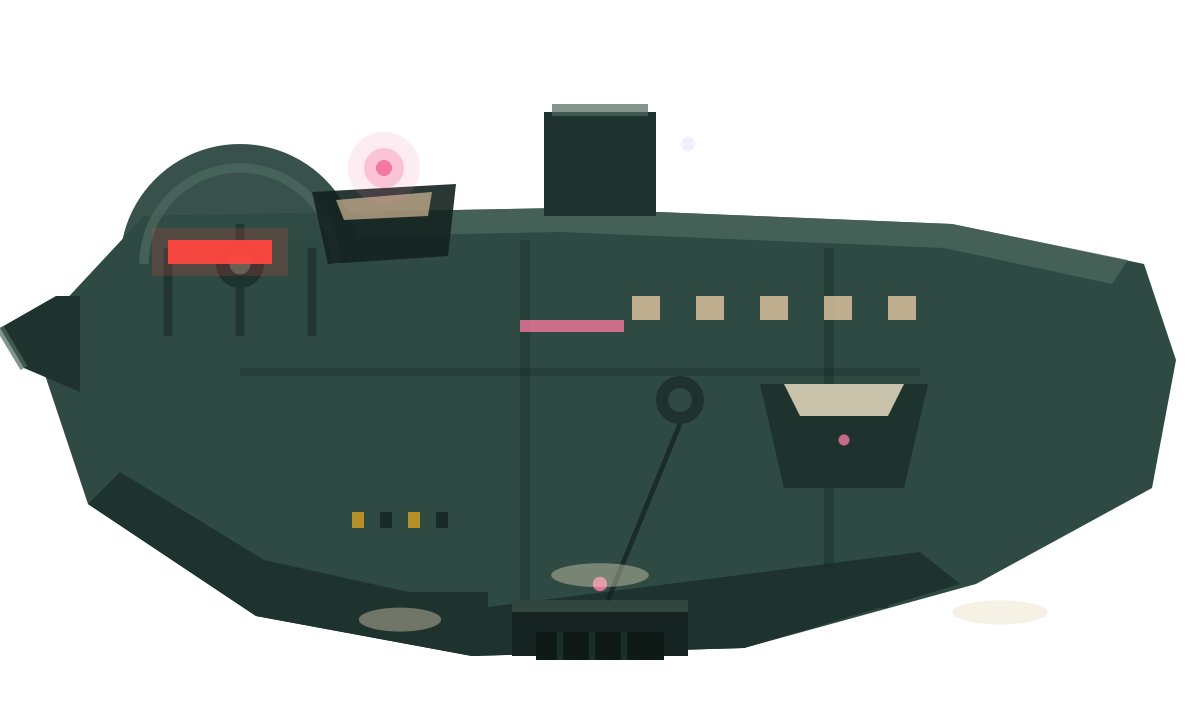
#> input picture art_proposals/storm_ch9/units/render/_ref_boss_salt_body.png, 1200 x 720 px, given in place of fx_storm_rod_x1.png, which was not available
$ python threat_preview_ch9.py
#> lines starting #> are read from the running program, lines starting #| are printed output that depends on the picture
# -*- coding: utf-8 -*-
"""第九章威胁件 1:1 自检帧（视口 2400x1080，玩家屏幕 x=400，BOSS 锚点屏幕 x=1800）。
帧1 threat_rod_row_ch9.png：引雷针列（针 px+1000/1300/1600，t0 地表 664）+ 杂兵天线并排 + BOSS 放电球位。
帧2 threat_span_states_ch9.png：跨缆四态（松弛灰/紧绷灰/爬电半程/带电），高缆与低缆各一行。
单位贴图全部 Godot(ThorVG) scale 1 光栅后按 §0 锚点贴入；缆为引擎 Line2D 语义，用 PIL 线段画。"""
import os
import subprocess

from PIL import Image, ImageDraw

HERE = os.path.dirname(os.path.abspath(__file__))
ROOT = os.path.normpath(os.path.join(HERE, "..", ".."))
GODOT = "C:/Program Files (x86)/Steam/steamapps/common/Godot Engine/godot.windows.opt.tools.64.exe"
UNITS = os.path.join(HERE, "units")
RENDER = os.path.join(UNITS, "render")
W, H = 2400, 1080
SKY, GROUND, BAND = (94, 106, 102), (69, 59, 74), (78, 68, 82)
CABLE_GRAY = (38, 32, 50)  # 未带电缆=敌营 BELLY 暗缆，与青灰天拉开明度
LIVE_CORE, LIVE_GLOW, DECOR = (240, 230, 255), (201, 166, 255), (110, 82, 160)


def raster1(name):
    out = os.path.join(RENDER, name.replace(".svg", "_x1.png"))
    rel = lambda p: "res://" + os.path.relpath(p, ROOT).replace("\\", "/")
    subprocess.run([GODOT, "--headless", "--path", ROOT, "--script", "res://art_proposals/raster_svg.gd",
                    "--", rel(os.path.join(UNITS, name)), rel(out), "1"], capture_output=True, text=True)
    return Image.open(out).convert("RGBA")


def paste(img, sprite, x, y, ax, ay):
    img.alpha_composite(sprite, (int(round(x - ax)), int(round(y - ay))))


def ground(img, g=664):
    d = ImageDraw.Draw(img)
    d.rectangle([0, g, W, H], fill=GROUND)
    d.rectangle([0, g, W, g + 6], fill=BAND)


def live_line(d, a, b):
    d.line([a, b], fill=LIVE_GLOW, width=9)
    d.line([a, b], fill=LIVE_CORE, width=3)


def frame_rods():
    img = Image.new("RGBA", (W, H), SKY + (255,))
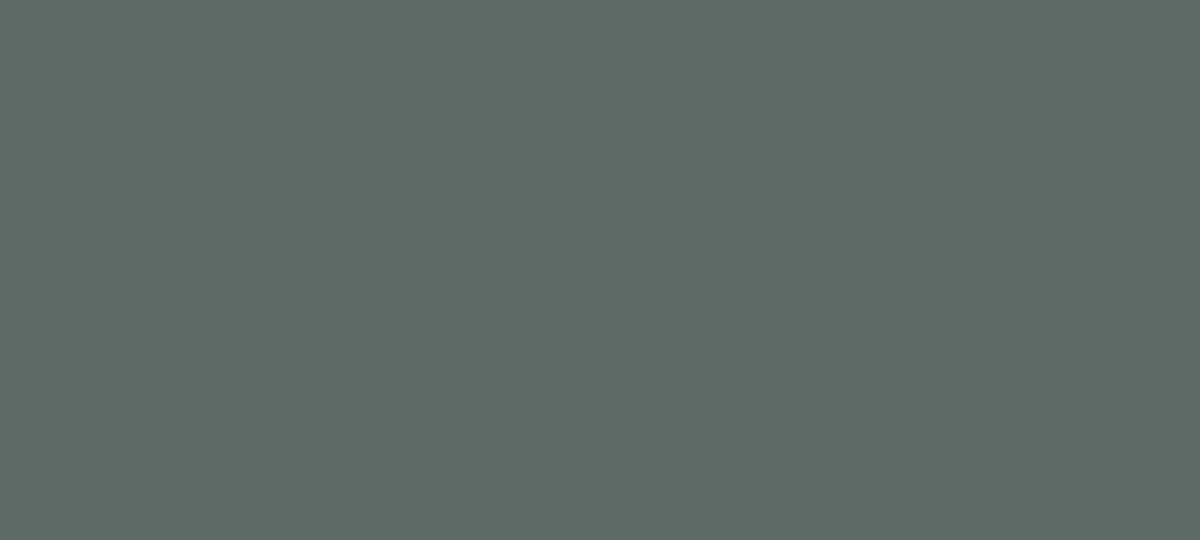
#> img: PIL image 2400x1080 RGBA (shown at 1/2 size); mean R, G, B, A 94, 106, 102, 255
    ground(img)
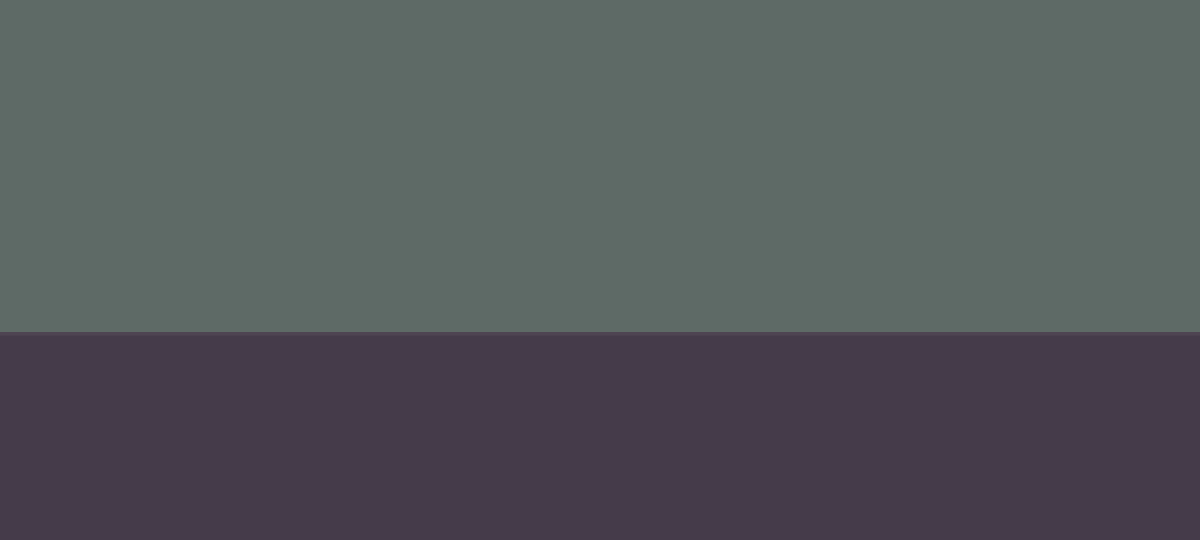
#> img: PIL image 2400x1080 RGBA (shown at 1/2 size); mean R, G, B, A 84.4, 88, 91.3, 255
    d = ImageDraw.Draw(img)
    rod = raster1("fx_storm_rod.svg")
#> in raster1, returned value is the input picture: PIL image 1200x720 RGBA; mean R, G, B, A 26.9, 38.6, 34.6, 132.5
    walker = raster1("enemy_storm_walker_body.svg")
#> call 2 of raster1, with name = 'enemy_storm_walker_body.svg'
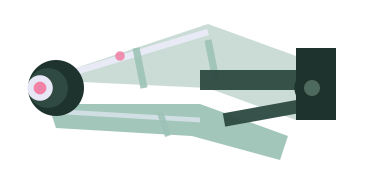
#> input picture art_proposals/storm_ch9/units/render/_ref_boss_salt_wing.png, 384 x 176 px, given in place of enemy_storm_walker_body_x1.png, which was not available
#> in raster1, returned value is the input picture: PIL image 384x176 RGBA; mean R, G, B, A 48.1, 56.2, 53.8, 84.3
    drone = raster1("enemy_storm_drone.svg")
    boss = raster1("boss_storm_body.svg")
    arm = raster1("boss_storm_arm.svg")
    g = 664
    # 玩家判定盒 40x60（中心 g-30）
    d.rectangle([380, g - 60, 420, g], outline=(255, 238, 88), width=2)
    tips = []
    for sx in (1400, 1700, 2000):
        paste(img, rod, sx, g, 18, 138)
        tips.append((sx, g - 120))
    paste(img, walker, 2200, g, 28, 50)
    paste(img, drone, 2280, g - 90, 19, 21)
    paste(img, boss, 1800, 370, 150, 90)
    paste(img, arm, 1800, 370 - 64, 78, 22)
    muzzle = (1800 - 68, 370 - 64)
    d = ImageDraw.Draw(img)
    live_line(d, muzzle, tips[0])           # 主弧（示意：放电瞬间）
    live_line(d, tips[0], tips[1])          # 针1→针2 跳弧
    # 刻度：站立头顶线 g-60 / 弧带底 g-112
    for y, c in ((g - 60, (255, 238, 88)), (g - 112, LIVE_GLOW)):
        d.line([(1300, y), (2100, y)], fill=c, width=1)
    img.save(os.path.join(HERE, "threat_rod_row_ch9.png"))


def frame_spans():
    img = Image.new("RGBA", (W, H), SKY + (255,))
    d = ImageDraw.Draw(img)
    hi = raster1("fx_storm_stake_high.svg")
    lo = raster1("fx_storm_stake_low.svg")
    rows = ((480, hi, 14, 116, 110), (960, lo, 16, 46, 40))
    for g, stake, ax, ay, hgt in rows:
        d.rectangle([0, g, W, g + 100], fill=GROUND)
        d.rectangle([0, g, W, g + 6], fill=BAND)
        for i in range(4):
            x1 = 120 + i * 580
            x2 = x1 + 320
            paste(img, stake, x1, g, ax, ay)
            paste(img, stake, x2, g, ax, ay)
            d = ImageDraw.Draw(img)
            a, b = (x1, g - hgt), (x2, g - hgt)
            if i == 0:   # 松弛灰缆
                pts = [(x1 + t * 32, g - hgt + min(48, hgt * 0.6) * (1 - ((t - 5) / 5) ** 2)) for t in range(11)]
                d.line(pts, fill=CABLE_GRAY, width=3)
            elif i == 1:  # 紧绷灰缆
                d.line([a, b], fill=CABLE_GRAY, width=3)
            elif i == 2:  # 爬电半程
                d.line([a, b], fill=CABLE_GRAY, width=3)
                mx = (x1 + x2) / 2
                live_line(d, a, (mx, g - hgt))
                d.ellipse([mx - 9, g - hgt - 9, mx + 9, g - hgt + 9], fill=LIVE_CORE)
            else:          # 带电
                live_line(d, a, b)
            # 玩家判定盒（站立）
            d.rectangle([x1 + 140, g - 60, x1 + 180, g], outline=(255, 238, 88), width=2)
    img.save(os.path.join(HERE, "threat_span_states_ch9.png"))


if __name__ == "__main__":
    os.makedirs(RENDER, exist_ok=True)
#> (the run stopped early here; a loop or call above may not have finished)
